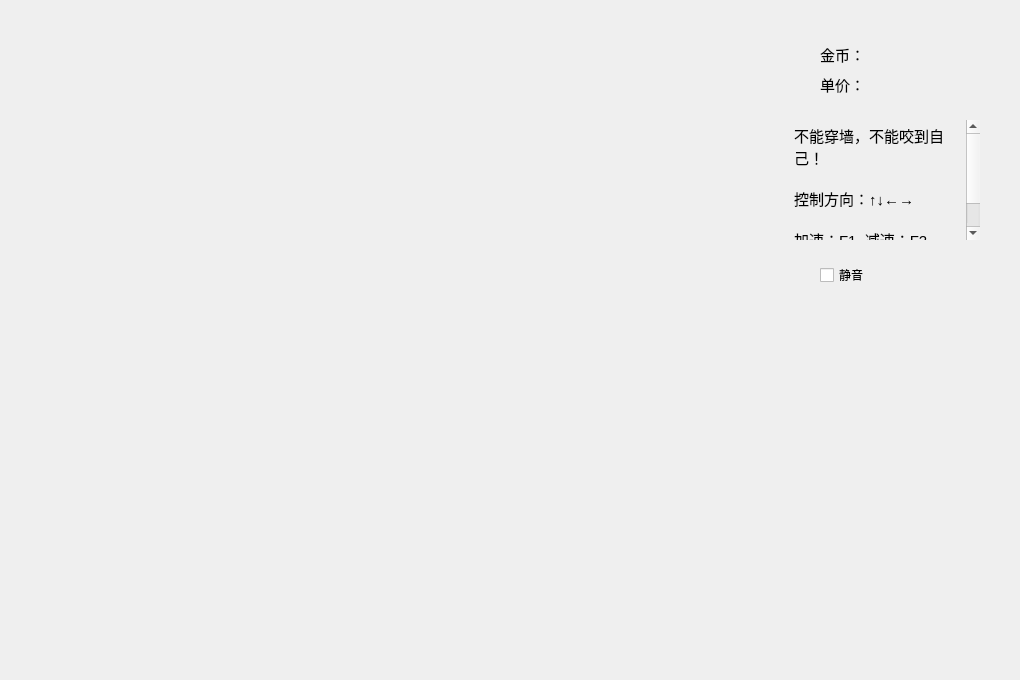
<?xml version="1.0" encoding="UTF-8"?>
<ui version="4.0">
 <class>AMSnake</class>
 <widget class="QWidget" name="AMSnake">
  <property name="geometry">
   <rect>
    <x>0</x>
    <y>0</y>
    <width>1020</width>
    <height>680</height>
   </rect>
  </property>
  <property name="windowTitle">
   <string>Form</string>
  </property>
  <widget class="QLabel" name="monLabel">
   <property name="geometry">
    <rect>
     <x>820</x>
     <y>40</y>
     <width>100</width>
     <height>30</height>
    </rect>
   </property>
   <property name="styleSheet">
    <string notr="true">QLabel{
	font: 11pt &quot;微软雅黑&quot;;
}</string>
   </property>
   <property name="text">
    <string>&lt;html&gt;&lt;head/&gt;&lt;body&gt;&lt;p&gt;&lt;span style=&quot; font-size:11pt;&quot;&gt;金币：&lt;/span&gt;&lt;/p&gt;&lt;/body&gt;&lt;/html&gt;</string>
   </property>
  </widget>
  <widget class="QTextBrowser" name="textBrowser">
   <property name="geometry">
    <rect>
     <x>790</x>
     <y>120</y>
     <width>190</width>
     <height>120</height>
    </rect>
   </property>
   <property name="styleSheet">
    <string notr="true">QTextBrowser{
	background-color: rgba(255, 255, 255, 0);
	border-width: 0;
	border-style: outset;
	font: 11pt &quot;微软雅黑&quot;;
}</string>
   </property>
   <property name="html">
    <string>&lt;!DOCTYPE HTML PUBLIC &quot;-//W3C//DTD HTML 4.0//EN&quot; &quot;http://www.w3.org/TR/REC-html40/strict.dtd&quot;&gt;
&lt;html&gt;&lt;head&gt;&lt;meta name=&quot;qrichtext&quot; content=&quot;1&quot; /&gt;&lt;style type=&quot;text/css&quot;&gt;
p, li { white-space: pre-wrap; }
&lt;/style&gt;&lt;/head&gt;&lt;body style=&quot; font-family:'微软雅黑'; font-size:11pt; font-weight:400; font-style:normal;&quot;&gt;
&lt;p style=&quot; margin-top:0px; margin-bottom:0px; margin-left:0px; margin-right:0px; -qt-block-indent:0; text-indent:0px;&quot;&gt;&lt;span style=&quot; font-family:'SimSun';&quot;&gt;不能穿墙，不能咬到自己！&lt;/span&gt;&lt;/p&gt;
&lt;p style=&quot;-qt-paragraph-type:empty; margin-top:0px; margin-bottom:0px; margin-left:0px; margin-right:0px; -qt-block-indent:0; text-indent:0px; font-family:'SimSun';&quot;&gt;&lt;br /&gt;&lt;/p&gt;
&lt;p style=&quot; margin-top:0px; margin-bottom:0px; margin-left:0px; margin-right:0px; -qt-block-indent:0; text-indent:0px;&quot;&gt;&lt;span style=&quot; font-family:'SimSun';&quot;&gt;控制方向：↑↓←→&lt;/span&gt;&lt;/p&gt;
&lt;p style=&quot;-qt-paragraph-type:empty; margin-top:0px; margin-bottom:0px; margin-left:0px; margin-right:0px; -qt-block-indent:0; text-indent:0px; font-family:'SimSun';&quot;&gt;&lt;br /&gt;&lt;/p&gt;
&lt;p style=&quot; margin-top:0px; margin-bottom:0px; margin-left:0px; margin-right:0px; -qt-block-indent:0; text-indent:0px;&quot;&gt;&lt;span style=&quot; font-family:'SimSun';&quot;&gt;加速：F1  减速：F2&lt;/span&gt;&lt;/p&gt;
&lt;p style=&quot; margin-top:0px; margin-bottom:0px; margin-left:0px; margin-right:0px; -qt-block-indent:0; text-indent:0px;&quot;&gt;&lt;span style=&quot; font-family:'SimSun';&quot;&gt;退出：Esc 暂停：Space&lt;/span&gt;&lt;/p&gt;&lt;/body&gt;&lt;/html&gt;</string>
   </property>
  </widget>
  <widget class="QLabel" name="oneLabel">
   <property name="geometry">
    <rect>
     <x>820</x>
     <y>70</y>
     <width>100</width>
     <height>30</height>
    </rect>
   </property>
   <property name="styleSheet">
    <string notr="true">QLabel{
	font: 11pt &quot;微软雅黑&quot;;
}</string>
   </property>
   <property name="text">
    <string>&lt;html&gt;&lt;head/&gt;&lt;body&gt;&lt;p&gt;&lt;span style=&quot; font-size:11pt;&quot;&gt;单价：&lt;/span&gt;&lt;/p&gt;&lt;/body&gt;&lt;/html&gt;</string>
   </property>
  </widget>
  <widget class="QCheckBox" name="soundOnOffCheckBox">
   <property name="geometry">
    <rect>
     <x>820</x>
     <y>260</y>
     <width>90</width>
     <height>30</height>
    </rect>
   </property>
   <property name="styleSheet">
    <string notr="true">QCheckBox{
	font: 11pt &quot;微软雅黑&quot;;
}</string>
   </property>
   <property name="text">
    <string>静音</string>
   </property>
  </widget>
 </widget>
 <resources/>
 <connections/>
</ui>
